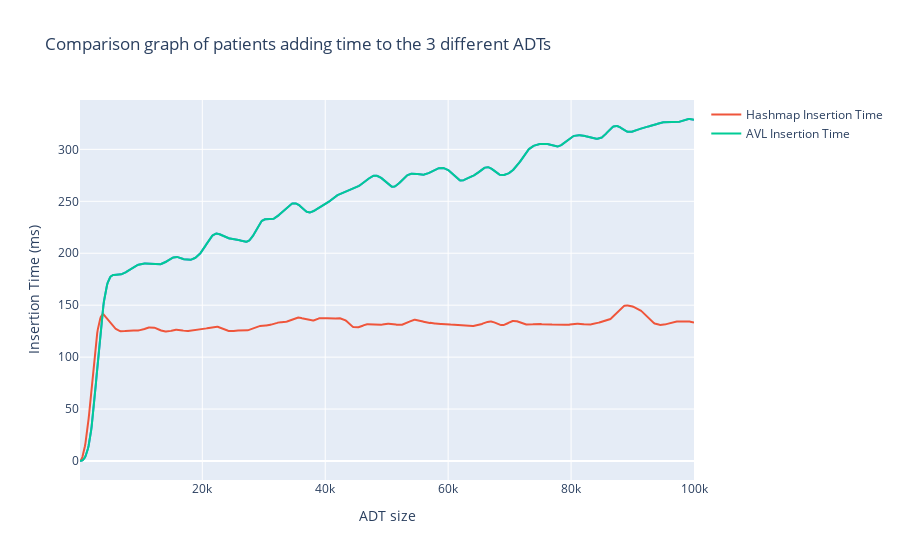

Notebook source saved alongside this figure:
### Code cell
n = 20  # the larger n is, the smoother curve will be
b = [1.0 / n] * n
a = 1

hashmap2 = hashmap
hashmap2["t"] = lfilter(b, a, hashmap["t"])
hashmap2["t"] = lfilter(b, a, hashmap["t"])


bst2 = bst
# bst2["t"] = lfilter(b, a, bst["t"])
# bst2["t"] = lfilter(b, a, bst["t"])

avl2 = avl
avl2["t"] = lfilter(b, a, avl["t"])
avl2["t"] = lfilter(b, a, avl["t"])

# avl['t'] = lfilter(b, a, avl["t"])
fig = px.line(avl2, x = 'n', y = 't', title='Comparison graph of patients adding time to the Hashmap and the AVL ADTs)

fig.add_scatter(x=hashmap2['n'], y=hashmap2['t'], name="Hashmap Insertion Time")
# fig.add_scatter(x=bst2['n'], y=bst2['t'], name="BST Insertion Time")
fig.add_scatter(x=avl2['n'], y=avl2['t'], name="AVL Insertion Time")

fig.update_yaxes(title_text="Insertion Time (ms)")
fig.update_xaxes(title_text="ADT size")
fig.show()

### Figure 1 — Plotly figure (JSON) as saved in the notebook; plotly's stock layout.template omitted (floating-point values rounded to 4 significant figures; data arrays with more than 128 entries replaced by an {"elided": "..."} marker saying what was removed)
{"data": [{"hovertemplate": "n=%{x}<br>t=%{y}<extra></extra>", "legendgroup": "", "line": {"color": "#636efa", "dash": "solid"}, "marker": {"symbol": "circle"}, "mode": "lines", "name": "", "orientation": "v", "showlegend": false, "type": "scatter", "x": {"elided": "979 int values"}, "xaxis": "x", "y": {"elided": "979 float values"}, "yaxis": "y"}, {"name": "Hashmap Insertion Time", "type": "scatter", "x": {"elided": "945 int values"}, "y": {"elided": "945 float values"}}, {"name": "AVL Insertion Time", "type": "scatter", "x": {"elided": "979 int values"}, "y": {"elided": "979 float values"}}], "layout": {"legend": {"tracegroupgap": 0}, "title": {"text": "Comparison graph of patients adding time to the 3 different ADTs"}, "xaxis": {"anchor": "y", "domain": [0, 1], "title": {"text": "ADT size"}}, "yaxis": {"anchor": "x", "domain": [0, 1], "title": {"text": "Insertion Time (ms)"}}}}
